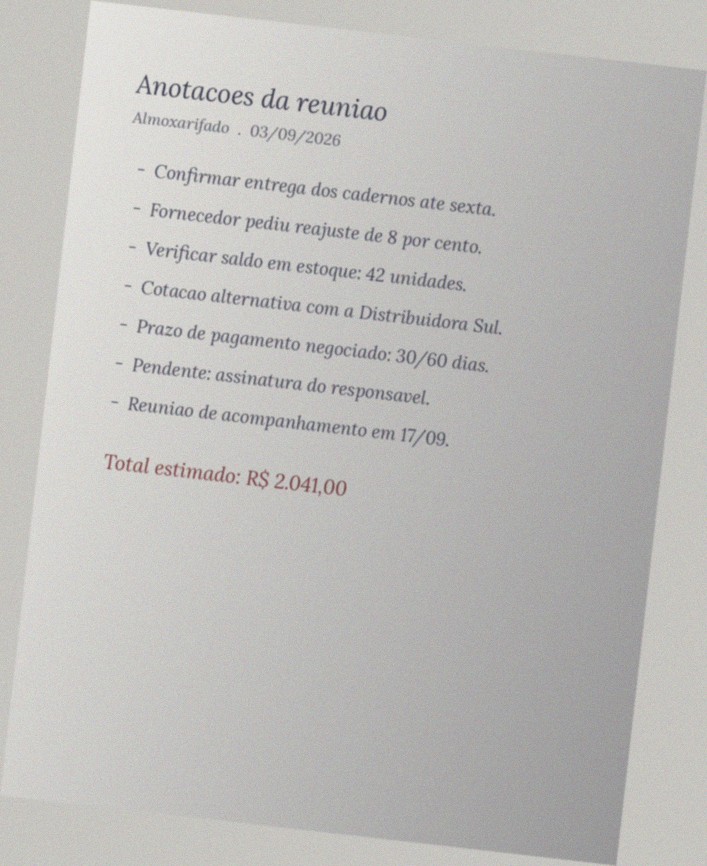
#> input picture inputs/03_caso_dificil.jpg, 1414 x 1732 px (shown at 1/2 size)
$ python -i preprocess_test.py   (imports and definitions only)
#> lines starting #> are read from the running program, lines starting #| are printed output that depends on the picture; after the words box and inside, x2 and y2 are one past the last pixel; in counts of white or black regions, pixels touching at a corner belong together
"""Mede quanto o pre-processamento recupera num documento degradado.

Hipotese: parte da falha do OCR no caso dificil vem da imagem, nao do
motor. Se for verdade, endireitar e normalizar contraste antes de enviar
deve melhorar o resultado sem trocar de ferramenta.
"""

from __future__ import annotations

import subprocess
from pathlib import Path

import numpy as np
from PIL import Image, ImageFilter, ImageOps

from baseline_tesseract import GABARITO, taxas_de_erro

RAIZ = Path(__file__).resolve().parent.parent
INPUTS = RAIZ / "inputs"
OUTPUTS = RAIZ / "outputs"


def remover_sombra(cinza: Image.Image, raio: int = 45) -> Image.Image:
    """Achata a iluminacao dividindo a imagem pelo fundo estimado.

    Um desfoque gaussiano de raio grande apaga o texto e preserva apenas
    a variacao lenta de luz, ou seja, a propria sombra. Dividir a imagem
    original por esse fundo cancela o gradiente e devolve um papel de
    brilho uniforme.

    Isso precisa vir ANTES da estimativa de inclinacao: com a sombra
    presente, o gradiente de luz domina a projecao e a estimativa de
    angulo vai para o extremo da busca em vez do valor correto.
    """
#> called with raio = 45
    fundo = cinza.filter(ImageFilter.GaussianBlur(raio))
    frente = np.asarray(cinza, dtype=np.float32)
    atras = np.asarray(fundo, dtype=np.float32) + 1e-6
    achatada = np.clip(frente / atras * 235, 0, 255).astype(np.uint8)
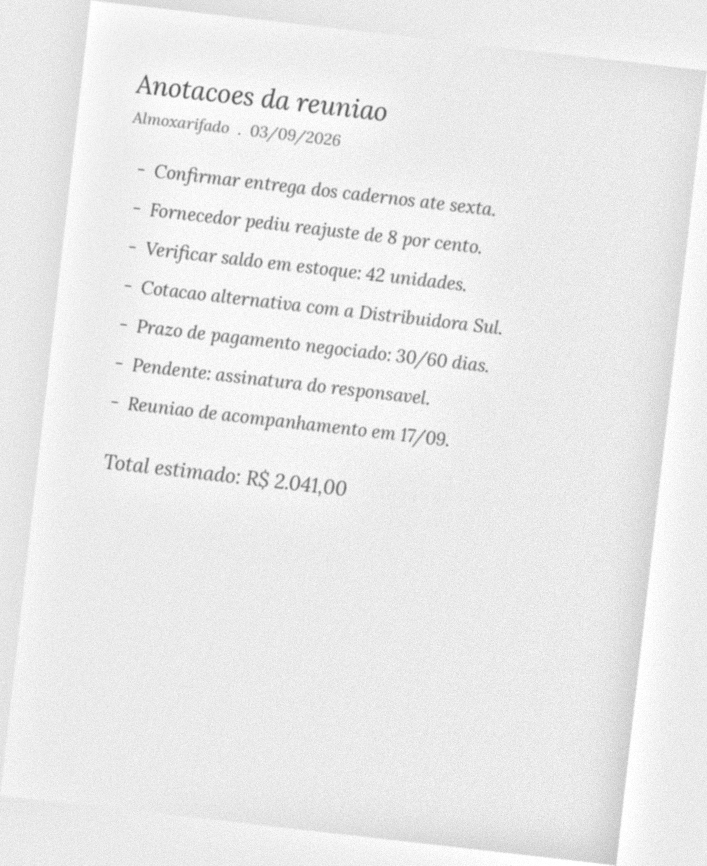
#> achatada: shape (1732, 1414) (shown at 1/2 size); min 66, max 255, mean 234.2
    return Image.fromarray(achatada)


def estimar_inclinacao(cinza: Image.Image, limite: float = 12.0) -> float:
    """Estima o angulo de inclinacao por projecao de perfil.

    Para cada angulo candidato, gira a mascara de tinta e soma os pixels
    escuros de cada linha. Com o texto na horizontal, a tinta se concentra
    em poucas faixas e a variancia da projecao chega ao maximo. O angulo
    que maximiza essa variancia e a correcao a aplicar.
    """
#> called with limite = 12
    arr = np.asarray(ImageOps.autocontrast(cinza, cutoff=1), dtype=np.uint8)
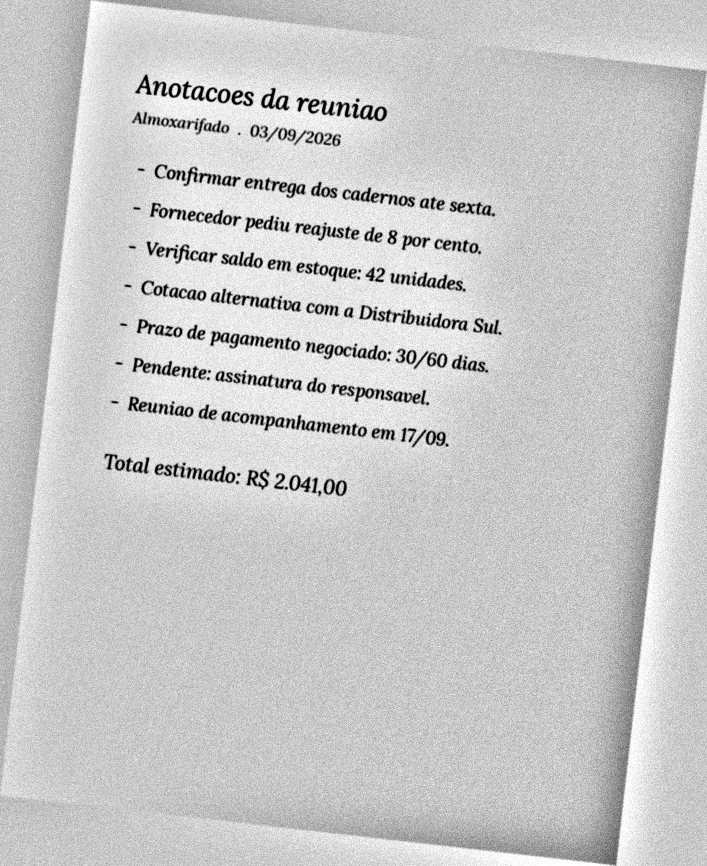
#> arr: shape (1732, 1414) (shown at 1/2 size); min 0, max 255, mean 199.8

    # Mascara binaria de tinta. Trabalhar so com texto, e nao com niveis
    # de cinza, impede que o fundo residual influencie a projecao.
    tinta = ((arr < 160) * 255).astype(np.uint8)
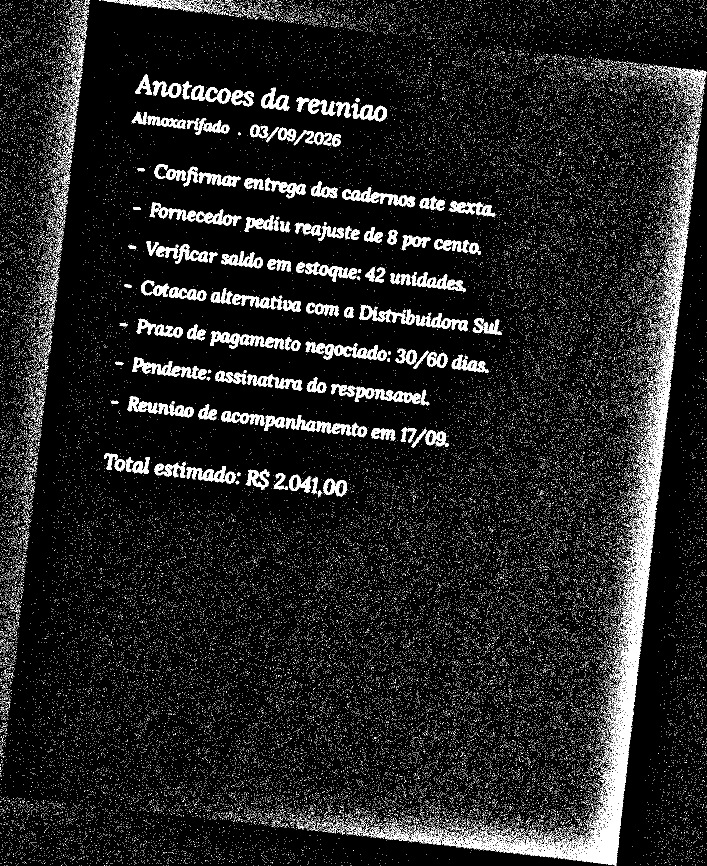
#> tinta: shape (1732, 1414) (shown at 1/2 size); 9% white; 62197 white regions (61892 under 20 px), largest, box (x1, y1, x2, y2) and area: (767, 304, 1393, 1732) 36910, (718, 610, 936, 663) 3089, (662, 768, 842, 808) 2501
    mascara = Image.fromarray(tinta)

    # Reduz para acelerar. A estimativa de angulo nao precisa de resolucao.
    escala = 900 / max(mascara.size)
#> escala = 0.52
    if escala < 1:
        novo = (int(mascara.width * escala), int(mascara.height * escala))
#> novo = (734, 900)
        mascara = mascara.resize(novo, Image.BILINEAR)
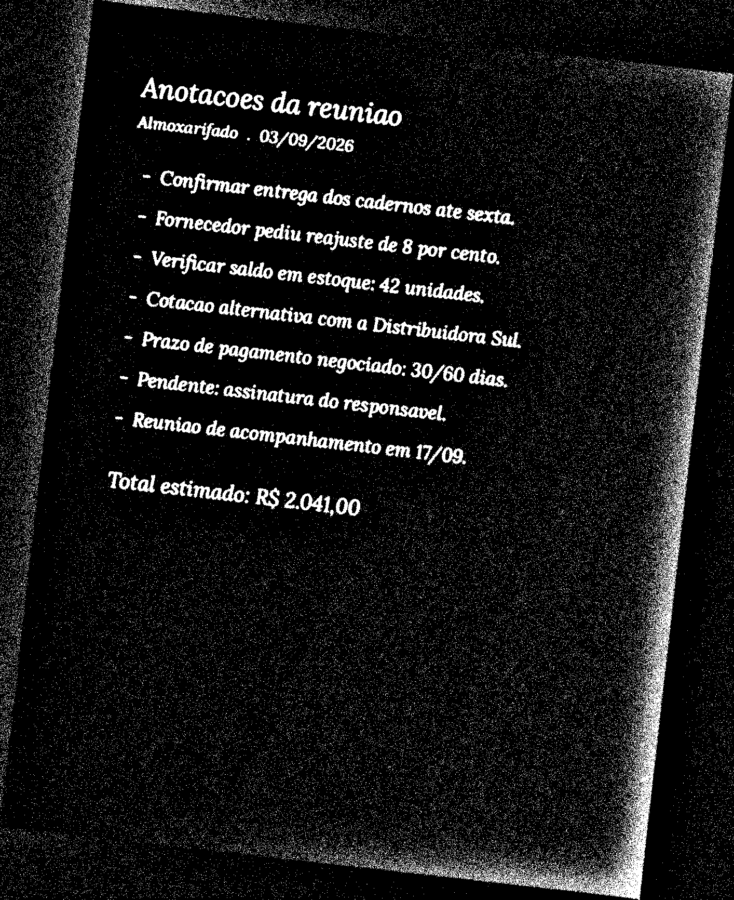
#> mascara: PIL image 734x900 L; min 0, max 255, mean 22.9

    melhor_angulo, melhor_score = 0.0, -1.0
    for angulo in np.arange(-limite, limite + 0.25, 0.25):
        girada = mascara.rotate(angulo, resample=Image.BILINEAR, fillcolor=0)
        projecao = np.asarray(girada, dtype=np.float32).sum(axis=1)
        score = float(np.var(projecao))
        if score > melhor_score:
            melhor_angulo, melhor_score = float(angulo), score
#> this loop made 97 passes
#> (score, melhor_angulo, melhor_score) on passes 1 to 12: (23729448, -12, 23729448), (23928072, -11.75, 23928072), (24061334, -11.5, 24061334), (24298036, -11.25, 24298036), (24584940, -11, 24584940), (24891160, -10.75, 24891160), (25214002, -10.5, 25214002), (25604760, -10.25, 25604760), (25983126, -10, 25983126), (26316960, -9.75, 26316960), (26643292, -9.5, 26643292), (26983302, -9.25, 26983302)
#> score on passes 43 to 44: 39941588, 39954720
#> pass 1, in estimar_inclinacao, `girada = mascara.rotate(angulo, resample=Image.BILINEAR, fillcolor=0)`:
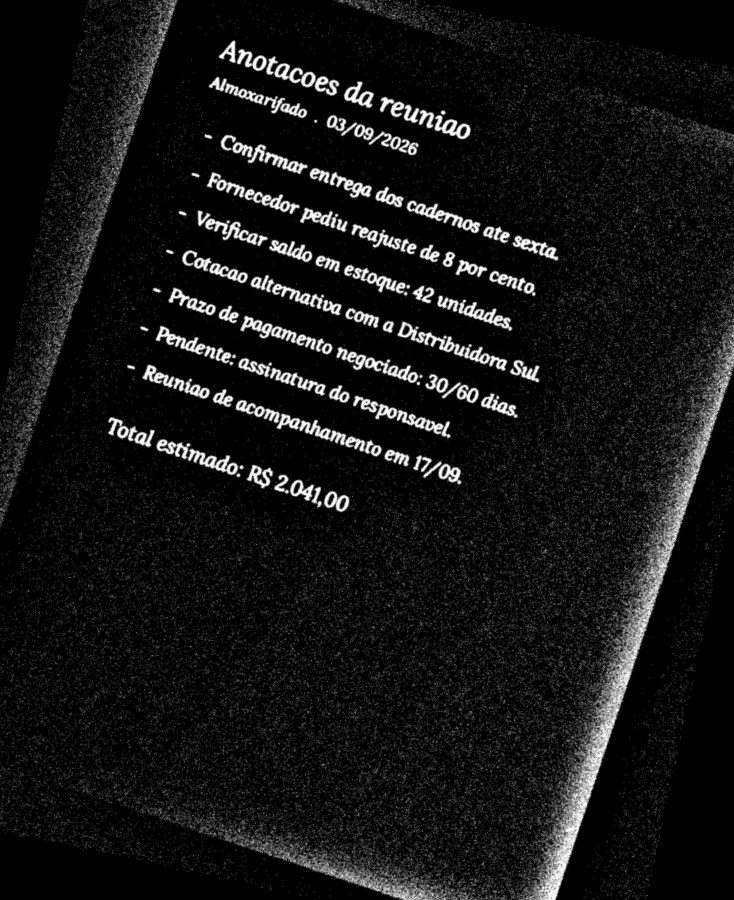
#> girada: PIL image 734x900 L; min 0, max 255, mean 20.1
#> pass 3, in estimar_inclinacao, `girada = mascara.rotate(angulo, resample=Image.BILINEAR, fillcolor=0)`:
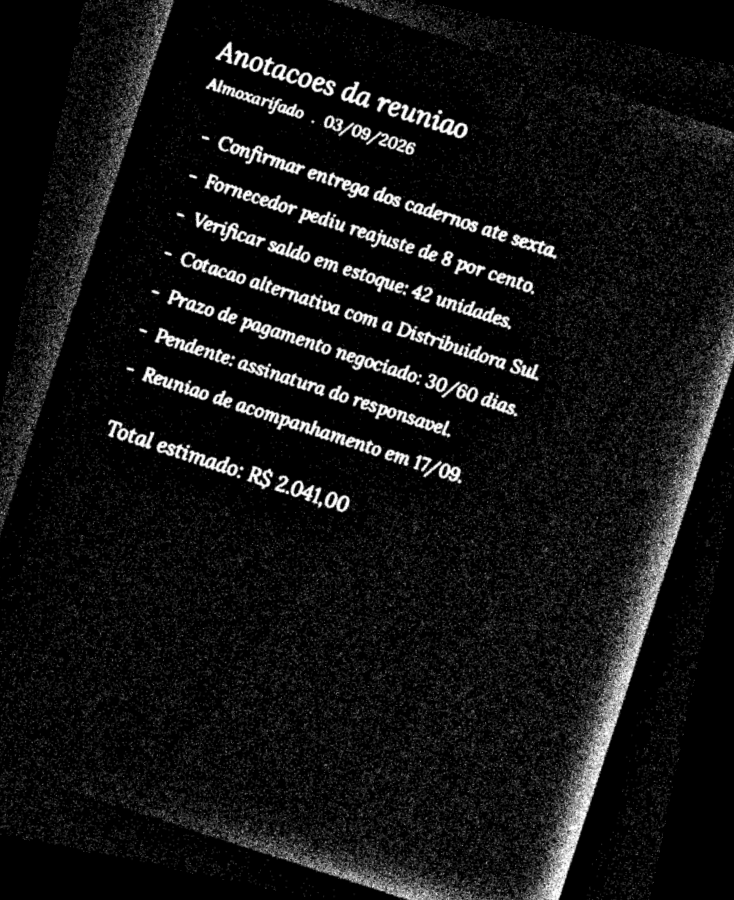
#> girada: PIL image 734x900 L; min 0, max 255, mean 20.2
#> after the loop, melhor_angulo = 6.5; melhor_score = 239382160

    return melhor_angulo


def preprocessar(origem: Path, destino: Path) -> float:
    """Achata a luz, endireita e amplia. Devolve o angulo aplicado."""
    cinza = Image.open(origem).convert("L")

    cinza = remover_sombra(cinza)
    angulo = estimar_inclinacao(cinza)
#> angulo = 6.5
    cinza = cinza.rotate(angulo, resample=Image.BICUBIC, fillcolor=255)

    cinza = ImageOps.autocontrast(cinza, cutoff=1)
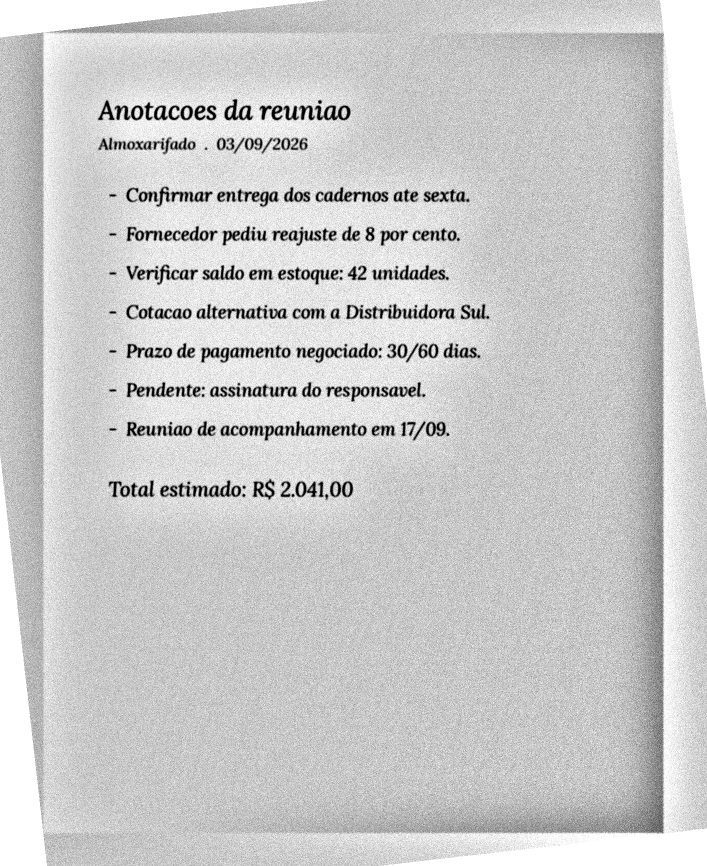
#> cinza: PIL image 1414x1732 L (shown at 1/2 size); min 0, max 255, mean 202

    # Amplia 2x. O Tesseract trabalha melhor perto de 300 dpi, e o
    # LANCZOS preserva melhor a borda das letras que o bilinear.
    # Nao binarizo: o Tesseract aplica o proprio Otsu internamente, e um
    # limiar global meu so destruiria os tracos mais finos.
    cinza = cinza.resize((cinza.width * 2, cinza.height * 2), Image.LANCZOS)
#> cinza: PIL image 2828x3464 L
    cinza.save(destino)
    return angulo


def ocr(caminho: Path) -> str:
    return subprocess.run(
        ["tesseract", str(caminho), "stdout", "-l", "por"],
        capture_output=True, text=True, check=True,
    ).stdout


def main() -> None:
    OUTPUTS.mkdir(exist_ok=True)
    alvo = "03_caso_dificil.jpg"
    origem = INPUTS / alvo
    tratada = OUTPUTS / "03_caso_dificil_tratada.png"

    antes = taxas_de_erro(GABARITO[alvo], ocr(origem))
    angulo = preprocessar(origem, tratada)
    depois = taxas_de_erro(GABARITO[alvo], ocr(tratada))

    print(f"Angulo de correcao estimado: {angulo:+.1f} graus\n")
    print(f"{'metrica':<22}{'antes':>10}{'depois':>10}{'delta':>10}")
    for chave in ("cer", "wer", "palavras_lidas"):
        a, d = antes[chave], depois[chave]
        print(f"{chave:<22}{a:>10}{d:>10}{d - a:>+10.2f}")

    print("\n--- texto apos pre-processamento ---")
    print(ocr(tratada))


# [2 lines not run here, left out]

>>> result = preprocessar('../inputs/03_caso_dificil.jpg', 'out.png')
#> result = 6.5
